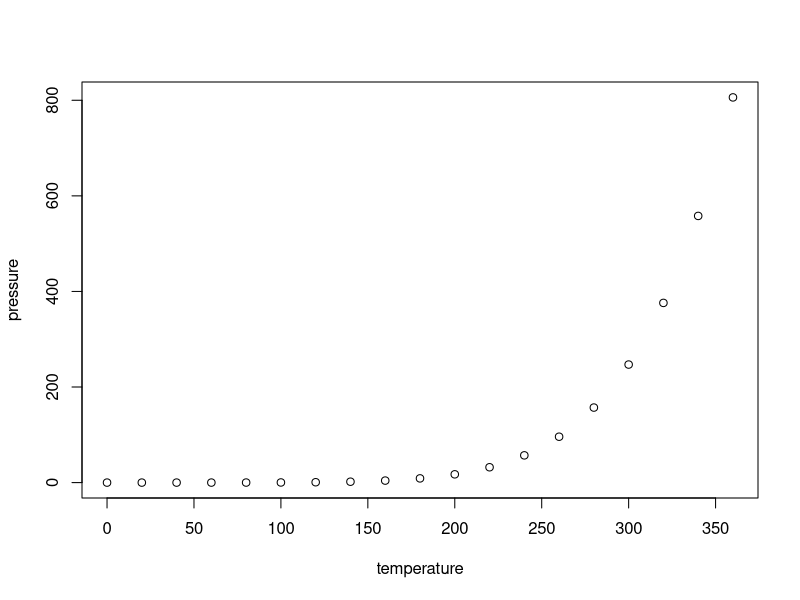
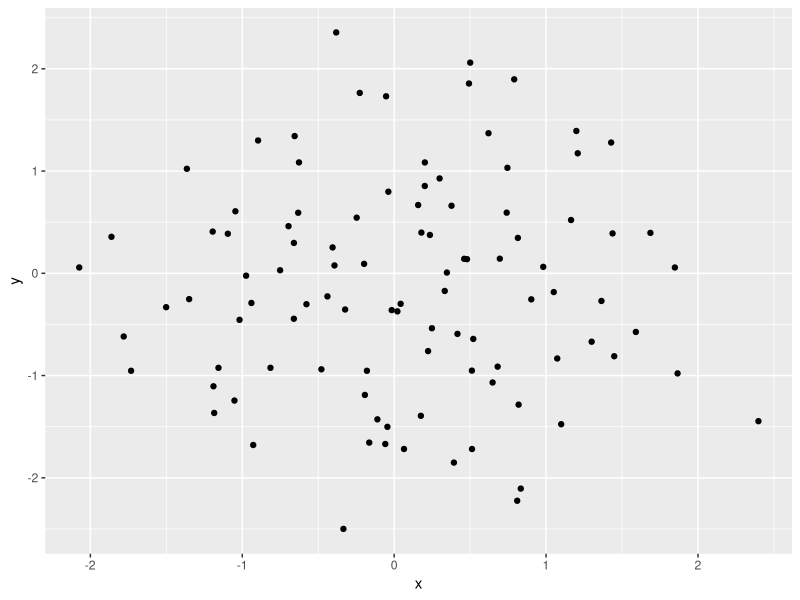

Write R code to recreate these figures, in order.
## ---- chunk 1
knitr::opts_chunk$set(echo = TRUE)
## ---- chunk 2
print("hello world")
## ---- chunk 3
summary(cars)
## ---- chunk 4
plot(pressure)
## ---- chunk 5
library(ggplot2)
data <- data.frame(x=rnorm(100),y= rnorm(100))
ggplot(data, aes(x=x,y=y))+
      geom_point()
